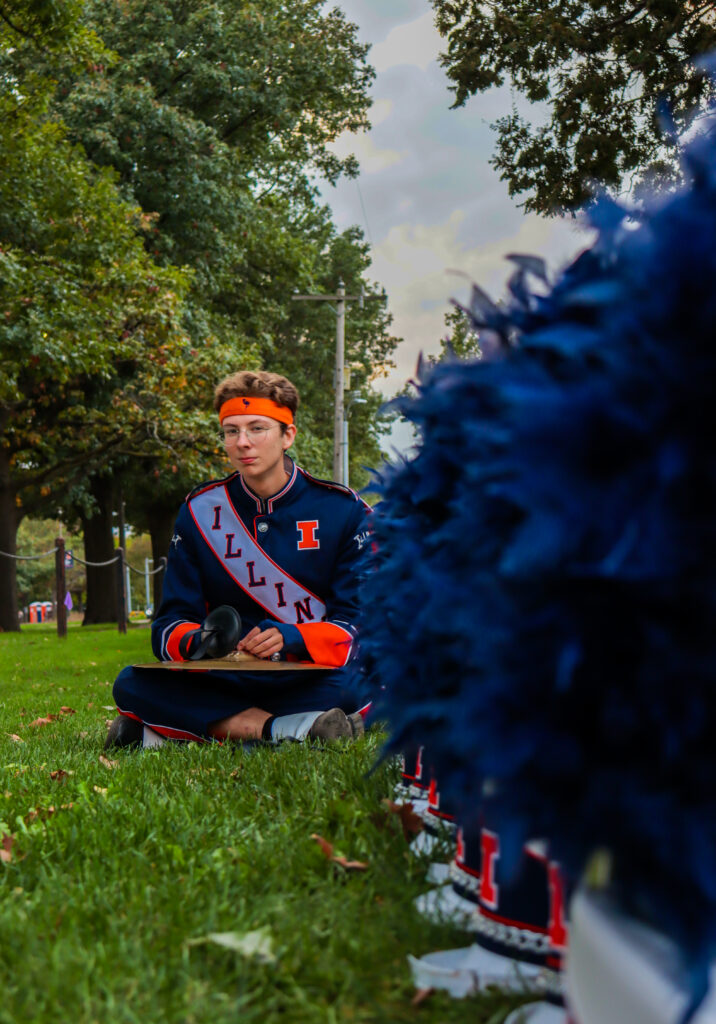
#> input picture pic.jpg, 716 x 1024 px
$ python main.py
#> lines starting #> are read from the running program, lines starting #| are printed output that depends on the picture
### gamerruner.py
import numpy as np
import random

# pieces is a list of all possible Tetris pieces and rotations

# 0's are empty
# 1's are filled
pieces = {
    0:[[1,1,1,1]], # I's
    1:[[1],
    [1],
    [1],
    [1]],

    2:[[1,1],[1,1]], # O's

    3:[[0,1,0],[1,1,1]], # T's
    4:[[1,0],
    [1,1],
    [1,0]],
    5:[[1,1,1],[0,1,0]],
    6:[[0,1],
    [1,1],
    [0,1]],

    7:[[1,0], # L's
    [1,0],
    [1,1]],
    8:[[0,0,1],
    [1,1,1]],
    9:[[1,1],
    [0,1],
    [0,1]],
    10:[[1,1,1],
    [1,0,0]],

    11:[[0,1], # J's
    [0,1],
    [1,1]],
    12:[[1,1,1],
    [0,0,1]],
    13:[[1,1],
    [1,0],
    [1,0]],
    14:[[1,0,0],
    [1,1,1]],

    15:[[0,1,1], # S's
    [1,1,0]],
    16:[[1,0],
    [1,1],
    [0,1]],

    17:[[1,1,0], # Z's
    [0,1,1]],
    18:[[0,1],
    [1,1],
    [1,0]]
}

board = [] # empty that will be filled with our Tetris game board

# creates empty array of 0's
def gen_empty_board(cords):
    row, col = cords
    global board
    board = np.zeros((row, col), dtype=int)
    return 1

# takes piece, and a piece id num, and column and spawns them at the top of the board
def spawn_piece(piece_num, piece, col_input):
    if (len(piece[0]) + col_input > len(board[0])):
        return -1

    for row in range(len(piece)):
        for col in range(len(piece[0])):
            if piece[row][col] != 0:
                board[row][col + col_input] = piece_num

    return 1


# drop down function (could be optimized)
# returns 1 if moved returns 0 if stuck
def move_down(piece_num):
    locs = []

    # finds all blocks with piece_num
    for row in range(len(board)):
        for col in range(len(board[row])):
            if board[row][col] == piece_num:
                locs.append((row,col))

    for loc in locs:
        # checks all block in piece to see if can move
        row, col = loc

        if (row + 1 >= len(board)):
            return 0

        if (board[row + 1][col] != piece_num) and (board[row + 1][col] != 0):
            return 0


    #moves down 1
    for loc in locs:
        row, col = loc
        board[row][col] = 0

    for loc in locs:
        row, col = loc
        board[row + 1][col] = piece_num
    return 1


# returns a copy of the board with the piece dropped in a position
def hard_drop(piece_num):
    iterations = 0

    while move_down(piece_num):
        iterations += 1
        if iterations > len(board) + 20: # just a safety/sanity check
            return -1

    return 0


# returns 0 if no holes, returns 1 if holes
def hole_detector():
    for col in range(len(board[0])):
        top = 0
        for row in range(len(board)):
            if board[row][col] != 0:
                top += 1
            if board[row][col] == 0 and top:
                return 1

    return 0

# makes all columns about equal in height. It looks nice when this is taken into account
def roughness_detector():
    threshold = 2 # these could be changed, but this yielded good results for me

    heights = array = np.full(len(board[0]), len(board)).tolist()
    for col in range(len(board[0])):
        for row in range(len(board)):
            if board[row][col] != 0:
                heights[col] = row
                break

    for i in range(1, len(heights) - 1):
        if abs(heights[i] - heights[i+1]) > threshold:
            return 1
        if abs(heights[i] - heights[i-1]) > threshold:
            return 1

    if abs(heights[0] - heights[1]) > threshold:
        return 1


    if abs(heights[-1] - heights[-2]) > threshold:
        return 1


    return 0


# delete piece:
def delete_piece(piece_num):
    for row in range(len(board)):
        for col in range(len(board[row])):
            if board[row][col] == piece_num:
                board[row][col] = 0

# prints the piece. Just for debugging really
# [9 lines left out: function print_piece, not called in this run]


# places num_of_pieces while trying to minimize roughness and holes. If it increases those values it deletes the piece
def main_run(num_of_pieces):
    for piece_id_num in range(num_of_pieces):
        piece_shape_num = random.randint(0, len(pieces) - 1)
        piece = pieces[piece_shape_num]

        col = random.randint(0, len(board[0]) - len(piece[0]))

        spawn_piece(piece_id_num, piece, col)
        hard_drop(piece_id_num)

        if(hole_detector() or roughness_detector()):
            delete_piece(piece_id_num)

    return(board)

### main.py
from PIL import Image

import gamerruner

user_img_name = "pic.jpg"
desired_size = (40,40) # a recommeded size


trails = 12500 # this determines how many pieces the program tries to place onto the board. Another parameter to change

# takes in a set of coordinates from the 2D board
# and outputs averages all RGB values
def average_rgb(image, coordinates):
    total_r, total_g, total_b = 0, 0, 0
    count = len(coordinates)

    for x, y in coordinates:
        # Get the pixel value at (x, y)
        r, g, b = image.getpixel((x, y))
        total_r += r
        total_g += g
        total_b += b

    # Calculate average
    if count > 0:
        average_r = total_r // count
        average_g = total_g // count
        average_b = total_b // count
    else:
        average_r = average_g = average_b = 0  # Default to 0 if no pixels

    return (average_r, average_g, average_b)

# takes in a set of coordinates from the 2D board
# and outputs a copy of the image with those coordinates chaged to a color
def change_pixel_color(image, coordinates, new_color):
    # Create a copy of the image to modify
    modified_image = image.copy()
    for x, y in coordinates:
        modified_image.putpixel((x, y), new_color)

    return modified_image


# Open the image
image = Image.open(user_img_name).convert('RGB') # converted to RGB to limit compression
#> image is the input picture: PIL image 716x1024 RGB; mean R, G, B 58.9, 67.8, 54
new_image = image.resize(desired_size)
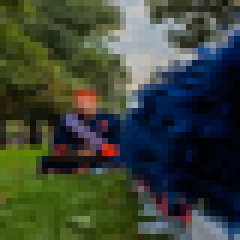
#> new_image: PIL image 40x40 RGB (shown 6 times larger); mean R, G, B 59, 67.8, 53.9

gamerruner.gen_empty_board(desired_size)
board = gamerruner.main_run(trails)
#> (the run stopped early here; a loop or call above may not have finished)
